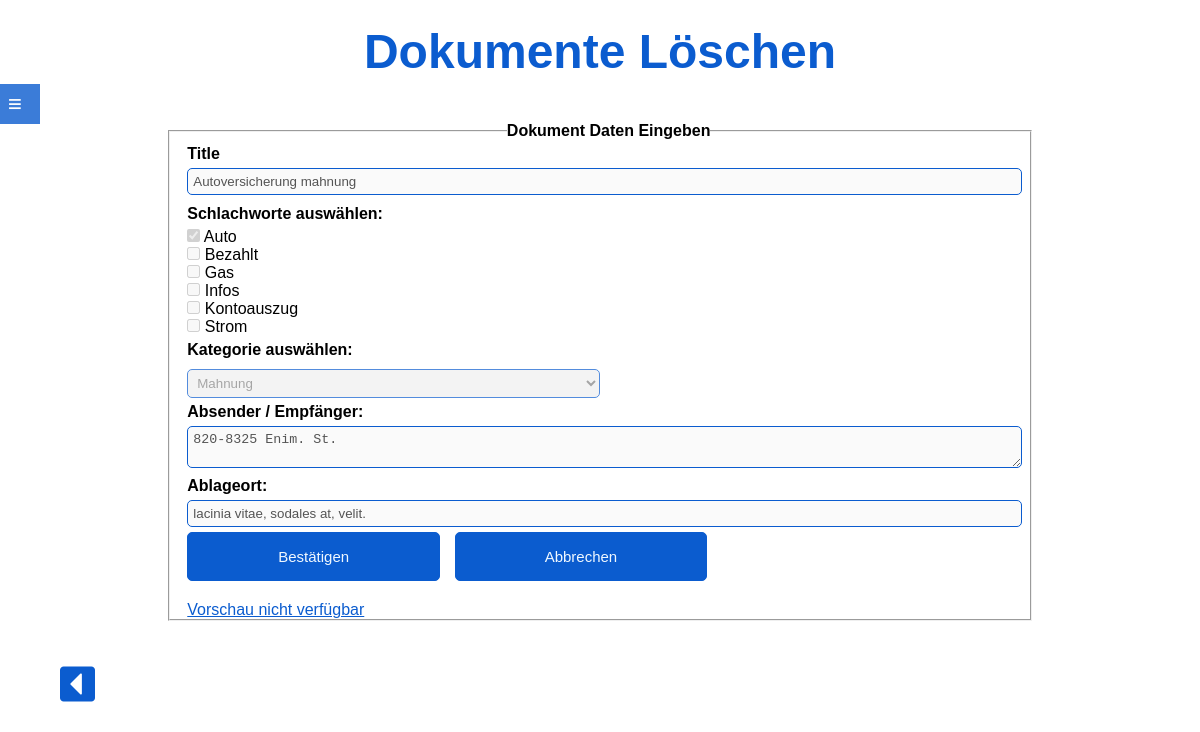
The app's page /?page=suchen&dokNr=2&loeschen=1 (signed in) with its own data.
### tables this page shows
CREATE TABLE `docs` (
  `Nr` int(10) UNSIGNED NOT NULL,
  `Name` varchar(50) NOT NULL,
  `absender` varchar(50) NOT NULL,
  `url` varchar(100) NOT NULL,
  `ablageort` varchar(50) NOT NULL,
  `kategorie` int(10) NOT NULL,
  `datum` timestamp NOT NULL DEFAULT CURRENT_TIMESTAMP ON UPDATE CURRENT_TIMESTAMP
);

CREATE TABLE `schlagworte` (
  `Nr` int(10) UNSIGNED NOT NULL,
  `Name` varchar(50) NOT NULL
);

### pages/suchen_loeschen.php (the view, shortened to what this page needs)
<?php
$text="";
$connect = mysqli_connect("localhost", "ChangeMe", "ChangeMe", "ChangeMe");
mysqli_query($connect, "SET NAMES utf8");
$sql = "select * from docs WHERE docs.Nr = ".$_GET["dokNr"];
$result = mysqli_query($connect,$sql);
$document =  mysqli_fetch_array($result);
$text.= '<form action="?page=suchen" method="post">
			 <fieldset>
			   <legend>Dokument Daten Eingeben</legend>
					<label for="docname">Title</label><br>
			<input type="text" name="docname" value="'.$document["Name"].'" disabled />
			<p>Schlachworte auswählen:</p>';
			$sql = "SELECT schlagworte.Nr as Nr, schlagworte.Name as Name FROM zwischentabelle INNER JOIN schlagworte ON schlagworte.Nr = zwischentabelle.SchlagwortNr WHERE DokNr = ".$_GET["dokNr"];
			$result = mysqli_query($connect,$sql);
			$list = array();
			while ($datensatz = mysqli_fetch_array($result))
				{
				array_push($list, $datensatz["Name"]);
				}
			$sqlworte = "SELECT Name, Nr FROM schlagworte ORDER BY Name";
			$resultworte = mysqli_query($connect,$sqlworte);
			while($worte = mysqli_fetch_array($resultworte))
			{
				$text.='<input type="checkbox" name="schlagworte[]" value="'.$worte["Nr"].'" ';
				if (in_array($worte["Name"], $list))
				{
					$text.=' checked ';
				}
				$text.=' disabled/>';
				$text.=' '.$worte["Name"].'<br>';
			}
			$sql = "select kategorie from docs WHERE Nr = ".$_GET["dokNr"];
			$result_kat = mysqli_query($connect,$sql);
			$kat_array = mysqli_fetch_array($result_kat);
			$kat = $kat_array[0];
			$sql = "select katNr, Name from kategorien ORDER BY Name";
			$result_kat = mysqli_query($connect,$sql);
			$text .= '<p>Kategorie auswählen:</p>
			<select name="kategorie" class="half" disabled>
			<option value="0">--</option>';
			while ($datensatz = mysqli_fetch_array($result_kat))
			{
				$text.='<option value="'.$datensatz["katNr"].'"';
 				if ($datensatz["katNr"] == $kat)
				{
					$text.=' selected ';
				}
				$text.='>';
				$text.=' '.$datensatz["Name"].'</option>';
			}
			$text.='</select><br />
			<label for="abs_emp">Absender / Empfänger: </label><textarea name="abs_emp" disabled>'.$document["absender"].'</textarea><br />
			<label for="ablage">Ablageort: </label><input type="text" name="ablage" value ="'.$document["ablageort"].'" disabled /><br />';
			$text.='<input type="hidden" name="dokNr"  value="'.$_GET["dokNr"].'"/>';
			$text.='<input type="submit" name="dokument_loeschen" value="Bestätigen">
					<input type="submit" value="Abbrechen"><br />
			<object data="'.$document["url"].'" type="text/plain" width="500" style="height: 300px">
				<a href="'.$document["url"].'">Vorschau nicht verfügbar</a></object>
			</fieldset>
	</form>';
$text.='<a href="?page=suchen"><i class="fas fa-caret-square-left"></i></a>';
?>

### css/mainstyle.css (style rules this page uses)
* { margin: 0; padding: 0; box-sizing: border-box; }
body { font: 16px Arial, sans-serif; }
i { font-size: 2.5rem; color: rgb(11,92,207); }
a { padding-right: 10px; color: rgb(11,92,207); }
form { width:80%; margin:4% 10%; }
fieldset { margin: 3% auto; padding-left: 2%; }
legend, form label, form p { font-weight: bold; margin: 5px auto; }
input[type=text], input[type=email], input[type=tel], input[type=file], input[type=password], input[type=date], select, textarea { margin-bottom: 5px; margin-top: 5px; width:99%; padding: 5px; border-radius:5px; border:1px solid rgb(11,92,207); }
input[type=submit], input[type=reset] { margin-bottom: 20px; margin-right: 10px; width:30%; padding: 15px; border-radius:5px; border:1px solid rgb(11,92,207); background-color: rgb(11,92,207); color: aliceblue; font-size:15px; cursor:pointer; }
input[type=text].half, input[type=password].half, .half { width : 49%; }

### records on screen
docs: docname "Autoversicherung mahnung", abs_emp "820-8325 Enim. St.", ablage "lacinia vitae, sodales at, velit."
schlagworte: Name "Auto"
schlagworte: Name "Bezahlt"
schlagworte: Name "Gas"
schlagworte: Name "Infos"
schlagworte: Name "Kontoauszug"
schlagworte: Name "Strom"

### other values on screen
$headline "Dokumente Löschen"
form field kategorie "Mahnung"
